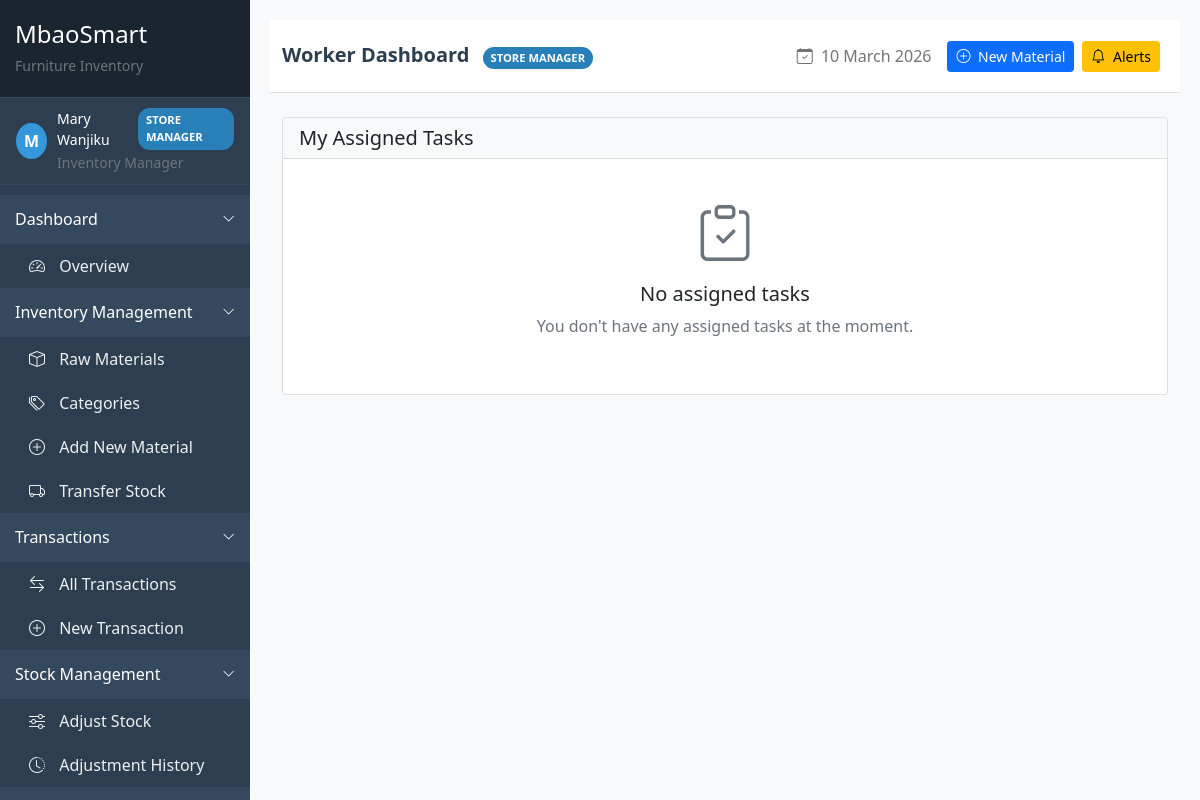
Screenshot of /production/worker-dashboard/ (signed in) with the database file from the repository.
### accounts/models.py (models this page shows, shortened)
class User(AbstractUser):
    USER_ROLES = (
        ('owner', 'Owner'),
        ('store_manager', 'Store Manager'),
        ('production_manager', 'Production Manager'),
        ('supervisor', 'Supervisor'),
        ('accountant', 'Accountant'),
        ('fundi', 'Fundi/Worker'),
        ('sales_person', 'Sales Person'),
        ('shop_manager', 'Shop Manager'),
    )
    phone_regex = RegexValidator(
        regex=r'^\+?1?\d{9,15}$',
        message="Phone number must be entered in the format: '+254700123456'. Up to 15 digits allowed."
    )
    role = models.CharField(max_length=20, choices=USER_ROLES, default='fundi')
    phone_number = models.CharField(validators=[phone_regex], max_length=17, blank=True)
    address = models.TextField(blank=True)
    id_number = models.CharField(max_length=20, blank=True)
    kra_pin = models.CharField(max_length=20, blank=True)
    nhif_number = models.CharField(max_length=20, blank=True)
    nssf_number = models.CharField(max_length=20, blank=True)
    bank_name = models.CharField(max_length=100, blank=True)
    bank_account = models.CharField(max_length=50, blank=True)
    branch = models.CharField(max_length=100, blank=True)
    date_joined = models.DateField(auto_now_add=True)
    profile_picture = models.ImageField(upload_to='profile_pics/', blank=True)
    is_active = models.BooleanField(default=True)
    class Meta:
        ordering = ['-date_joined']

### production/views.py (the view)
# urls.py: path('worker-dashboard/', views.worker_dashboard, name='worker_dashboard'),
@login_required
def worker_dashboard(request):
    if not hasattr(request.user, 'employee'):
        messages.error(request, 'You are not registered as an employee.')
        return redirect('accounts:dashboard')
    assigned_tasks = ProductionTask.objects.filter(
        assigned_to=request.user,
        status__in=['assigned', 'in_progress']
    ).select_related('production_order', 'labour_task')
    completed_tasks = ProductionTask.objects.filter(
        assigned_to=request.user,
        status='completed'
    ).select_related('production_order', 'labour_task').order_by('-completed_date')[:10]
    available_tasks = ProductionTask.objects.filter(
        status='pending',
        production_order__status='in_progress'
    ).select_related('production_order', 'labour_task')
    tasks_can_start = []
    for task in available_tasks:
        if task.can_start():
            tasks_can_start.append(task)
    context = {
        'assigned_tasks': assigned_tasks,
        'completed_tasks': completed_tasks,
        'available_tasks': tasks_can_start,
        'title': 'Worker Dashboard'
    }
    return render(request, 'production/worker_dashboard.html', context)

### templates/production/worker_dashboard.html (shortened to what this page needs)
{% extends 'base/base.html' %}
{% block page_title %}Worker Dashboard{% endblock %}
{% block content %}
<div class="row mb-4">
    <div class="col-md-12">
        <div class="card">
            <div class="card-header bg-light">
                <h5 class="mb-0">My Assigned Tasks</h5>
            </div>
            <div class="card-body">
                {% if assigned_tasks %}
                <div class="table-responsive">
                    <table class="table table-hover">
                        <thead>
                            <tr>
                                <th>Task</th>
                                <th>Production Order</th>
                                <th>Quantity</th>
                                <th>Status</th>
                                <th>Started</th>
                                <th>Actions</th>
                            </tr>
                        </thead>
                        <tbody>
                            {% for task in assigned_tasks %}
                            <tr>
                                <td>
                                    <strong>{{ task.task_name }}</strong><br>
                                    <small class="text-muted">{{ task.labour_task.description|truncatechars:50 }}</small>
                                </td>
                                <td>
                                    <a href="{% url 'accounts:production_order_detail' task.production_order.id %}">
                                        {{ task.production_order.order_number }}
                                    </a><br>
                                    <small>{{ task.production_order.product.name }}</small>
                                </td>
                                <td>{{ task.quantity }} units</td>
                                <td>
                                    <span class="badge bg-{% if task.status == 'in_progress' %}primary{% elif task.status == 'assigned' %}warning{% else %}secondary{% endif %}">
                                        {{ task.get_status_display }}
                                    </span>
                                </td>
                                <td>
                                    {% if task.start_date %}
                                    {{ task.start_date|date:"d M Y H:i" }}
                                    {% else %}
                                    <span class="text-muted">Not started</span>
                                    {% endif %}
                                </td>
                                <td>
                                    <div class="btn-group btn-group-sm">
                                        {% if task.status == 'assigned' %}
                                        <form method="post" action="{% url 'accounts:start_task' task.id %}" class="d-inline">
                                            {% csrf_token %}
                                            <button type="submit" class="btn btn-success btn-sm">
                                                <i class="bi bi-play-circle"></i> Start
                                            </button>
                                        </form>
                                        {% elif task.status == 'in_progress' %}
                                        <form method="post" action="{% url 'accounts:complete_task' task.id %}" class="d-inline">
                                            {% csrf_token %}
                                            <button type="submit" class="btn btn-primary btn-sm">
                                                <i class="bi bi-check-circle"></i> Complete
                                            </button>
                                        </form>
                                        {% endif %}
                                    </div>
                                </td>
                            </tr>
                            {% endfor %}
                        </tbody>
                    </table>
                </div>
                {% else %}
                <div class="text-center py-4">
                    <i class="bi bi-clipboard-check display-4 text-muted"></i>
                    <h5 class="mt-3">No assigned tasks</h5>
                    <p class="text-muted">You don't have any assigned tasks at the moment.</p>
                </div>
                {% endif %}
            </div>
        </div>
    </div>
</div>
{% endblock %}

### templates/base/base.html (shortened to what this page needs)
<!DOCTYPE html>
<html lang="en">
<head>
    <link href="https://cdn.jsdelivr.net/npm/bootstrap@5.1.3/dist/css/bootstrap.min.css" rel="stylesheet">
    <link rel="stylesheet" href="https://cdn.jsdelivr.net/npm/bootstrap-icons@1.8.1/font/bootstrap-icons.css">
</head>
<body>
    <div class="sidebar" id="sidebarMenu">
        <div class="sidebar-header">
            <h4 class="text-white mb-1">MbaoSmart</h4>
            <small class="text-muted">Furniture Inventory</small>
        </div>
        <div class="sidebar-content">
            <div class="user-info px-3">
                <div class="d-flex align-items-center">
                    <div class="user-avatar">
                        {{ request.user.get_full_name|default:request.user.username|first|upper }}
                    </div>
                    <div>
                        <div class="text-white small d-flex align-items-center">
                            {{ request.user.get_full_name|default:request.user.username }}
                            <span class="role-badge {{ request.user.role }}">{{ request.user.get_role_display }}</span>
                        </div>
                        <small class="text-muted">
                            {% if request.user.role == 'owner' %}System Administrator
                            {% elif request.user.role == 'store_manager' %}Inventory Manager
                            {% elif request.user.role == 'production_manager' %}Production Manager
                            {% elif request.user.role == 'accountant' %}Financial Controller
                            {% elif request.user.role == 'fundi' %}Workshop Staff
                            {% else %}Staff Member{% endif %}
                        </small>
                    </div>
                </div>
            </div>
            <div class="menu-section {% if request.resolver_match.url_name == 'dashboard' %}active{% endif %}" data-toggle="dashboard-section">
                <span>Dashboard</span>
                <i class="bi bi-chevron-down toggle-icon"></i>
            </div>
            <div class="submenu" id="dashboard-section">
                <a class="menu-item {% if request.resolver_match.url_name == 'dashboard' %}active{% endif %}"
                   href="{% url 'inventory:dashboard' %}">
                    <div>
                        <i class="bi bi-speedometer2"></i> Overview
                    </div>
                </a>
            </div>
            {% if request.user.role == 'owner' or request.user.role == 'store_manager' %}
            <div class="menu-section" data-toggle="inventory-section">
                <span>Inventory Management</span>
                <i class="bi bi-chevron-down toggle-icon"></i>
            </div>
            <div class="submenu" id="inventory-section">
                <a class="menu-item {% if 'raw-material-list' in request.path %}active{% endif %}"
                   href="{% url 'inventory:raw_material_list' %}">
                    <div>
                        <i class="bi bi-box"></i> Raw Materials
                    </div>
                </a>
                <a class="menu-item {% if 'category-list' in request.path %}active{% endif %}"
                   href="{% url 'inventory:category_list' %}">
                    <div>
                        <i class="bi bi-tags"></i> Categories
                    </div>
                </a>
                <a class="menu-item {% if 'raw-material-create' in request.path %}active{% endif %}"
                   href="{% url 'inventory:raw_material_create' %}">
                    <div>
                        <i class="bi bi-plus-circle"></i> Add New Material
                    </div>
                </a>
                <a class="menu-item {% if 'transfer-stock' in request.path %}active{% endif %}"
                   href="{% url 'inventory:transfer_stock' %}">
                    <div>
                        <i class="bi bi-truck"></i> Transfer Stock
                    </div>
                </a>
            </div>
            {% endif %}
            {% if request.user.role == 'owner' or request.user.role == 'store_manager' or request.user.role == 'production_manager' %}
            <div class="menu-section" data-toggle="transactions-section">
                <span>Transactions</span>
                <i class="bi bi-chevron-down toggle-icon"></i>
            </div>
            <div class="submenu" id="transactions-section">
                <a class="menu-item {% if 'transaction-list' in request.path %}active{% endif %}"
                   href="{% url 'inventory:transaction_list' %}">
                    <div>
                        <i class="bi bi-arrow-left-right"></i> All Transactions
                    </div>
                </a>
                {% if request.user.role == 'owner' or request.user.role == 'store_manager' %}
                <a class="menu-item {% if 'transaction-create' in request.path %}active{% endif %}"
                   href="{% url 'inventory:transaction_create' %}">
                    <div>
                        <i class="bi bi-plus-circle"></i> New Transaction
                    </div>
                </a>
                {% endif %}
            </div>
            {% endif %}
            {% if request.user.role == 'owner' or request.user.role == 'store_manager' %}
            <div class="menu-section" data-toggle="stock-section">
                <span>Stock Management</span>
                <i class="bi bi-chevron-down toggle-icon"></i>
            </div>
            <div class="submenu" id="stock-section">
                <a class="menu-item {% if 'adjustment-create' in request.path %}active{% endif %}"
                   href="{% url 'inventory:adjustment_create' %}">
                    <div>
                        <i class="bi bi-sliders"></i> Adjust Stock
                    </div>
                </a>
                <a class="menu-item {% if 'adjustment-list' in request.path %}active{% endif %}"
                   href="{% url 'inventory:adjustment_list' %}">
                    <div>
                        <i class="bi bi-clock-history"></i> Adjustment History
                    </div>
                </a>
            </div>
            {% endif %}
            {% if request.user.role == 'owner' or request.user.role == 'store_manager' %}
            <div class="menu-section" data-toggle="alerts-section">
            </div>
            {% endif %}
        </div>
    </div>
    <div class="main-content" id="mainContent">
        <nav class="navbar navbar-expand-lg navbar-light bg-white border-bottom py-3 mb-4">
            <div class="container-fluid">
                <div class="navbar-nav me-auto">
                    <span class="navbar-brand mb-0 h1">
                        {% block page_title %}{% endblock %}
                        <span class="role-badge {{ request.user.role }} ms-2">{{ request.user.get_role_display }}</span>
                    </span>
                </div>
                <div class="d-flex align-items-center">
                    <span class="navbar-text me-3 d-none d-md-block">
                        <i class="bi bi-calendar-check me-1"></i> {% now "j F Y" %}
                    </span>
                    {% if request.user.role == 'owner' or request.user.role == 'store_manager' %}
                    <a href="{% url 'inventory:raw_material_create' %}" class="btn btn-primary btn-sm me-2">
                        <i class="bi bi-plus-circle me-1"></i> New Material
                    </a>
                    {% endif %}
                    {% if request.user.role == 'owner' or request.user.role == 'store_manager' %}
                    <a href="{% url 'inventory:stock_alerts' %}" class="btn btn-warning btn-sm me-2 position-relative">
                        <i class="bi bi-bell me-1"></i> Alerts
                    </a>
                    {% endif %}
                </div>
            </div>
        </nav>
        <div class="container-fluid">
            {% block content %}
            {% endblock %}
        </div>
    </div>
</body>
</html>

### rows the page displays
User: user.get_full_name|first "M", user.get_full_name "Mary Wanjiku", user.role "STORE MANAGER"
